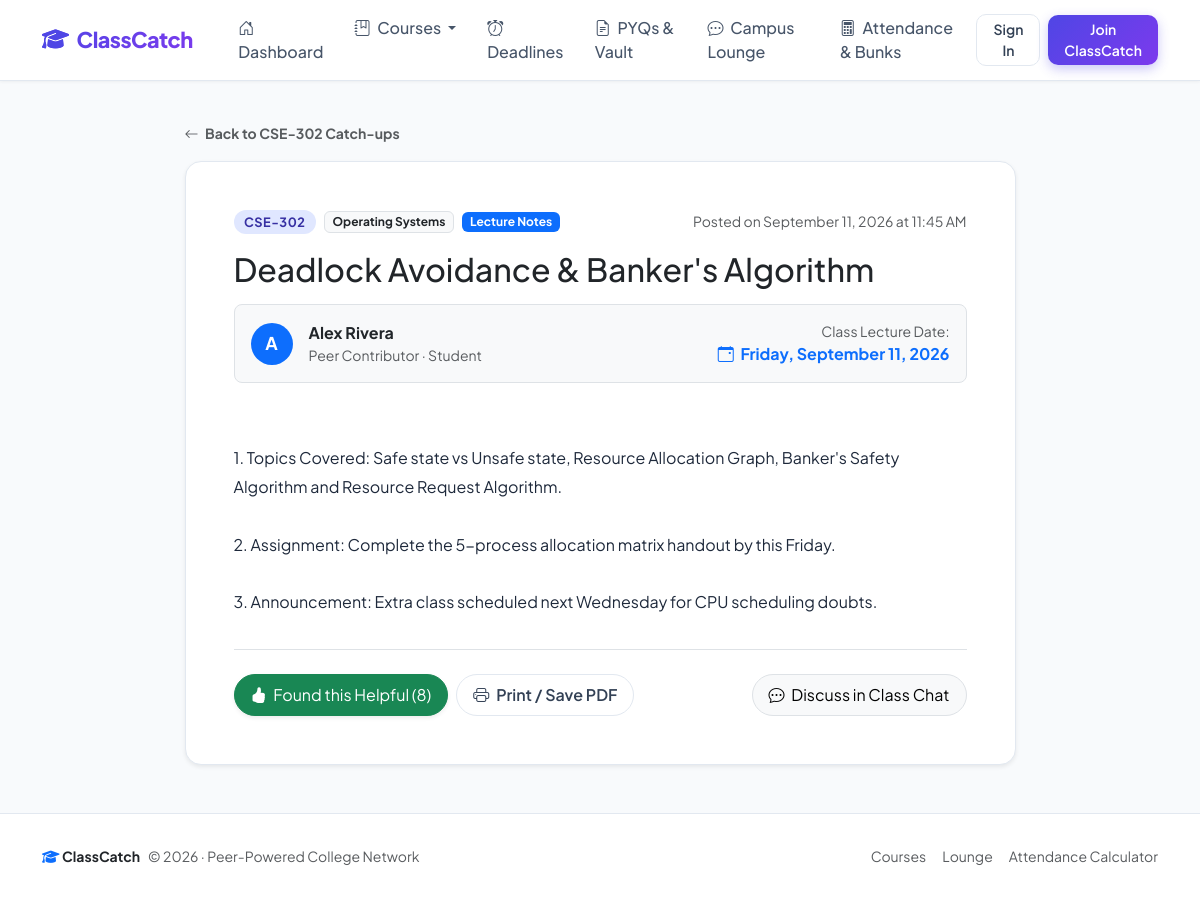
The app's page /summary/3 with its own data.
### models.py (models this page shows, shortened)
class Course(db.Model):
    __tablename__ = 'courses'
    id = db.Column(db.Integer, primary_key=True)
    name = db.Column(db.String(150), nullable=False)
    code = db.Column(db.String(20), nullable=False, index=True)
    section = db.Column(db.String(10), default='A', nullable=False)
    semester = db.Column(db.Integer, default=1, nullable=False)
    instructor = db.Column(db.String(120), default='Prof. TBD', nullable=False)
    room = db.Column(db.String(60), default='Lecture Hall 101', nullable=False)
    schedule = db.Column(db.String(150), default='Mon, Wed 10:00 AM - 11:30 AM', nullable=False)
    status = db.Column(db.String(40), default='Scheduled', nullable=False)  # Scheduled, Cancelled, Extra Class
    summaries = db.relationship('Summary', backref='course', lazy=True, cascade='all, delete-orphan')
    chats = db.relationship('ChatMessage', backref='course', lazy=True, cascade='all, delete-orphan')
    announcements = db.relationship('Announcement', backref='course', lazy=True, cascade='all, delete-orphan')
    attendances = db.relationship('AttendanceRecord', backref='course', lazy=True, cascade='all, delete-orphan')
    deadlines = db.relationship('Deadline', backref='course', lazy=True, cascade='all, delete-orphan')
    resources = db.relationship('Resource', backref='course', lazy=True, cascade='all, delete-orphan')

class Summary(db.Model):
    __tablename__ = 'summaries'
    id = db.Column(db.Integer, primary_key=True)
    course_id = db.Column(db.Integer, db.ForeignKey('courses.id'), nullable=False, index=True)
    user_id = db.Column(db.Integer, db.ForeignKey('users.id'), nullable=False, index=True)
    date = db.Column(db.Date, nullable=False, index=True)
    topic = db.Column(db.String(200), nullable=True)
    category = db.Column(db.String(50), default='Lecture Notes', nullable=False)  # Lecture Notes, Assignment, Exam Prep
    content = db.Column(db.Text, nullable=False)
    helpful_count = db.Column(db.Integer, default=0, nullable=False)
    is_verified = db.Column(db.Boolean, default=False, nullable=False)
    verified_by = db.Column(db.String(100), nullable=True)
    created_at = db.Column(db.DateTime, default=datetime.utcnow, nullable=False)

class User(UserMixin, db.Model):
    __tablename__ = 'users'
    id = db.Column(db.Integer, primary_key=True)
    name = db.Column(db.String(100), nullable=False)
    email = db.Column(db.String(120), unique=True, nullable=False, index=True)
    password_hash = db.Column(db.String(255), nullable=False)
    role = db.Column(db.String(20), default='student', nullable=False)
    avatar_color = db.Column(db.String(20), default='indigo', nullable=False)
    karma = db.Column(db.Integer, default=50, nullable=False)
    summaries = db.relationship('Summary', backref='author', lazy=True, cascade='all, delete-orphan')
    chats = db.relationship('ChatMessage', backref='author', lazy=True, cascade='all, delete-orphan')
    announcements = db.relationship('Announcement', backref='author', lazy=True, cascade='all, delete-orphan')
    attendance_records = db.relationship('AttendanceRecord', backref='student', lazy=True, cascade='all, delete-orphan')
    deadlines = db.relationship('Deadline', backref='author', lazy=True, cascade='all, delete-orphan')
    resources = db.relationship('Resource', backref='author', lazy=True, cascade='all, delete-orphan')

### app.py (the view)
@app.route('/summary/<int:summary_id>')
def summary_detail(summary_id):
    summary = Summary.query.get_or_404(summary_id)
    return render_template('summary_detail.html', title=f"Note: {summary.course.code}", summary=summary)

### app.py (called while the page is built)
@app.context_processor
def inject_globals():
    all_courses = Course.query.order_by(Course.code).all() if Course.query else []
    return {
        'today': date.today(),
        'current_year': datetime.now().year,
        'global_courses': all_courses
    }

### templates/summary_detail.html
{% extends "base.html" %}
{% block content %}
<div class="row justify-content-center">
    <div class="col-lg-9">
        <div class="mb-3">
            <a href="{{ url_for('course_detail', course_id=summary.course.id) }}" class="text-decoration-none text-muted small fw-bold">
                <i class="bi bi-arrow-left me-1"></i> Back to {{ summary.course.code }} Catch-ups
            </a>
        </div>
        <div class="card card-modern p-4 p-md-5 bg-white shadow-sm mb-4">
            <div class="d-flex flex-wrap justify-content-between align-items-center mb-3">
                <div class="d-flex align-items-center gap-2">
                    <span class="badge badge-code">{{ summary.course.code }}</span>
                    <span class="badge bg-light text-dark border">{{ summary.course.name }}</span>
                    <span class="badge bg-primary text-white">{{ summary.category }}</span>
                </div>
                <div class="text-muted small">
                    Posted on {{ summary.created_at.strftime('%B %d, %Y at %I:%M %p') }}
                </div>
            </div>
            <h2 class="fw-extrabold text-dark mb-3">
                {{ summary.topic or 'Lecture Summary & Catch-up' }}
            </h2>
            <div class="p-3 bg-light rounded-3 d-flex flex-wrap align-items-center justify-content-between gap-3 mb-4 border">
                <div class="d-flex align-items-center gap-3">
                    <span class="badge rounded-circle bg-primary text-white p-3" style="width: 42px; height: 42px; display: inline-flex; align-items: center; justify-content: center; font-size: 1.1rem;">
                        {{ summary.author.name[0]|upper }}
                    </span>
                    <div>
                        <div class="fw-bold">{{ summary.author.name }}</div>
                        <div class="text-muted small">Peer Contributor &middot; {{ summary.author.role|capitalize }}</div>
                    </div>
                </div>
                <div class="text-md-end">
                    <div class="small text-muted">Class Lecture Date:</div>
                    <div class="fw-bold text-primary fs-6">
                        <i class="bi bi-calendar-event me-1"></i> {{ summary.date.strftime('%A, %B %d, %Y') }}
                    </div>
                </div>
            </div>
            <div class="card-body px-0 py-2">
                <div class="summary-content-preview fs-6 mb-4" style="line-height: 1.8; color: #1e293b;">
                    {{ summary.content }}
                </div>
            </div>
            <div class="pt-4 border-top d-flex flex-wrap justify-content-between align-items-center gap-3">
                <div class="d-flex align-items-center gap-2">
                    <form action="{{ url_for('mark_helpful', summary_id=summary.id) }}" method="POST" class="d-inline">
                        <button type="submit" class="btn btn-success px-3 py-2 rounded-pill shadow-sm">
                            <i class="bi bi-hand-thumbs-up-fill me-1"></i> Found this Helpful ({{ summary.helpful_count }})
                        </button>
                    </form>
                    <button class="btn btn-outline-custom px-3 py-2 rounded-pill" onclick="window.print();">
                        <i class="bi bi-printer me-1"></i> Print / Save PDF
                    </button>
                </div>
                <div>
                    <a href="{{ url_for('course_detail', course_id=summary.course_id, tab='chat') }}" class="btn btn-light border px-3 py-2 rounded-pill">
                        <i class="bi bi-chat-dots me-1"></i> Discuss in Class Chat
                    </a>
                </div>
            </div>
        </div>
    </div>
</div>
{% endblock %}

### static/css/style.css (style rules this page uses)
:root { --primary-color: #4f46e5; --primary-hover: #4338ca; --primary-gradient: linear-gradient(135deg, #4f46e5 0%, #7c3aed 100%); --primary-light: #eef2ff; --secondary-color: #64748b; --success-color: #10b981; --warning-color: #f59e0b; --danger-color: #ef4444; --surface-bg: #f8fafc; --card-bg: #ffffff; --border-color: #e2e8f0; --text-main: #0f172a; --text-muted: #64748b; --radius-md: 12px; --radius-lg: 16px; --radius-pill: 9999px; --shadow-sm: 0 1px 3px rgba(0, 0, 0, 0.05); --shadow-md: 0 4px 6px -1px rgba(0, 0, 0, 0.05), 0 2px 4px -2px rgba(0, 0, 0, 0.05); --shadow-lg: 0 10px 25px -5px rgba(79, 70, 229, 0.08), 0 8px 10px -6px rgba(0, 0, 0, 0.03); --shadow-hover: 0 15px 30px -5px rgba(79, 70, 229, 0.15); }
body { font-family: 'Plus Jakarta Sans', -apple-system, BlinkMacSystemFont, sans-serif; background-color: var(--surface-bg); color: var(--text-main); min-height: 100vh; display: flex; flex-direction: column; }
.card-modern { background: var(--card-bg); border: 1px solid var(--border-color); border-radius: var(--radius-lg); box-shadow: var(--shadow-sm); transition: transform 0.2s ease, box-shadow 0.2s ease, border-color 0.2s ease; }
.badge-code { background: #e0e7ff; color: #3730a3; font-weight: 700; font-size: 0.8rem; padding: 0.35rem 0.65rem; border-radius: var(--radius-pill); letter-spacing: 0.5px; }
.btn-outline-custom { border: 1.5px solid var(--border-color); color: #334155; background: white; font-weight: 600; border-radius: 10px; transition: all 0.2s ease; }
.summary-content-preview { white-space: pre-line; color: #334155; line-height: 1.65; }

### records on screen
Course: course.code "CSE-302", course.name "Operating Systems"
Summary: category "Lecture Notes", created_at "September 11, 2026 at 11:45 AM", topic "Deadlock Avoidance & Banker's Algorithm", date "Friday, September 11, 2026", content "1. Topics Covered: Safe state vs Unsafe state, Resource Allocation Graph, Banker's Safety Algorithm and Resource Request Algorithm. 2. Assignment: Complete the 5-process allocation matrix handout by this Friday. 3. Announcement: Extra class scheduled next Wednesday for CPU scheduling doubts.", helpful_count "8"
User: author "A", author.name "Alex Rivera", author.role "Student"
